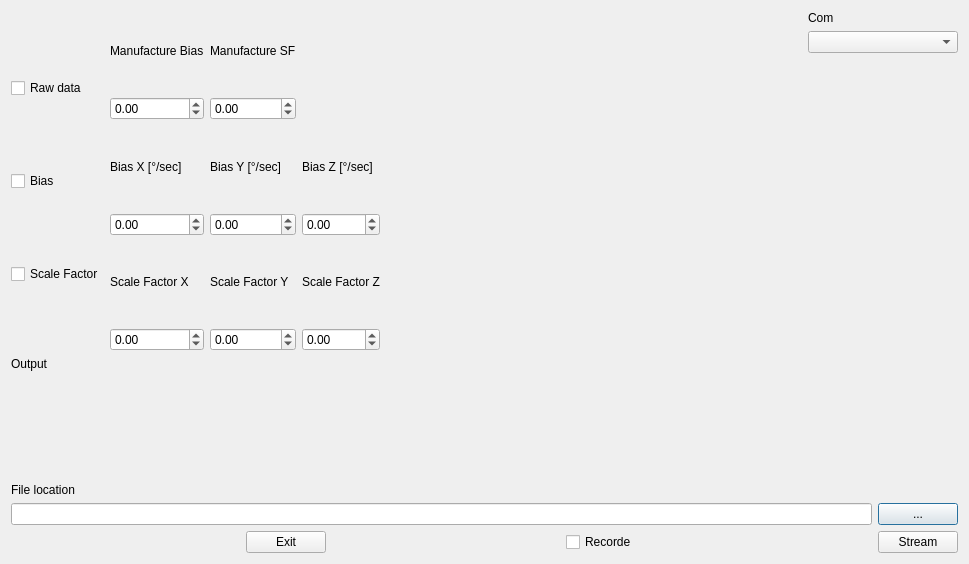
<?xml version="1.0" encoding="UTF-8"?>
<ui version="4.0">
 <class>Dialog</class>
 <widget class="QDialog" name="Dialog">
  <property name="geometry">
   <rect>
    <x>0</x>
    <y>0</y>
    <width>969</width>
    <height>564</height>
   </rect>
  </property>
  <property name="windowTitle">
   <string>Main</string>
  </property>
  <layout class="QGridLayout" name="gridLayout">
   <item row="2" column="0">
    <layout class="QGridLayout" name="gridLayout_2">
     <item row="1" column="1">
      <widget class="QPushButton" name="qtBBrowse">
       <property name="text">
        <string>...</string>
       </property>
      </widget>
     </item>
     <item row="1" column="0">
      <widget class="QLineEdit" name="qtBrowse"/>
     </item>
     <item row="0" column="0">
      <widget class="QLabel" name="label">
       <property name="text">
        <string>File location</string>
       </property>
       <property name="buddy">
        <cstring>qtBrowse</cstring>
       </property>
      </widget>
     </item>
    </layout>
   </item>
   <item row="1" column="0">
    <layout class="QVBoxLayout" name="verticalLayout_2">
     <item>
      <widget class="QLabel" name="qtLGraph">
       <property name="text">
        <string>Output</string>
       </property>
      </widget>
     </item>
     <item>
      <widget class="QWidget" name="widget" native="true">
       <property name="minimumSize">
        <size>
         <width>0</width>
         <height>100</height>
        </size>
       </property>
      </widget>
     </item>
    </layout>
   </item>
   <item row="0" column="0">
    <layout class="QHBoxLayout" name="horizontalLayout_2">
     <property name="sizeConstraint">
      <enum>QLayout::SetMaximumSize</enum>
     </property>
     <item>
      <layout class="QVBoxLayout" name="verticalLayout_3">
       <item>
        <widget class="QCheckBox" name="qtCRawData">
         <property name="text">
          <string>Raw data</string>
         </property>
        </widget>
       </item>
       <item>
        <widget class="QCheckBox" name="qtCBias">
         <property name="text">
          <string>Bias</string>
         </property>
        </widget>
       </item>
       <item>
        <widget class="QCheckBox" name="qtCSF">
         <property name="text">
          <string>Scale Factor</string>
         </property>
        </widget>
       </item>
      </layout>
     </item>
     <item>
      <layout class="QGridLayout" name="qtGBiasSF">
       <item row="0" column="1">
        <widget class="QLabel" name="label_3">
         <property name="text">
          <string>Manufacture SF</string>
         </property>
         <property name="buddy">
          <cstring>qtSGyroSF</cstring>
         </property>
        </widget>
       </item>
       <item row="5" column="0">
        <widget class="QDoubleSpinBox" name="qtSSFX">
         <property name="minimum">
          <double>-99.989999999999995</double>
         </property>
        </widget>
       </item>
       <item row="4" column="2">
        <widget class="QLabel" name="qtLSFZ">
         <property name="text">
          <string>Scale Factor Z</string>
         </property>
         <property name="buddy">
          <cstring>qtSSFZ</cstring>
         </property>
        </widget>
       </item>
       <item row="3" column="2">
        <widget class="QDoubleSpinBox" name="qtSBiasZ">
         <property name="minimum">
          <double>-99.989999999999995</double>
         </property>
        </widget>
       </item>
       <item row="3" column="0">
        <widget class="QDoubleSpinBox" name="qtSBiasX">
         <property name="minimum">
          <double>-99.989999999999995</double>
         </property>
        </widget>
       </item>
       <item row="1" column="0">
        <widget class="QDoubleSpinBox" name="qtSGyroBias">
         <property name="minimum">
          <double>-99.989999999999995</double>
         </property>
        </widget>
       </item>
       <item row="4" column="0">
        <widget class="QLabel" name="qtLSFX">
         <property name="text">
          <string>Scale Factor X</string>
         </property>
         <property name="buddy">
          <cstring>qtSSFX</cstring>
         </property>
        </widget>
       </item>
       <item row="5" column="2">
        <widget class="QDoubleSpinBox" name="qtSSFZ">
         <property name="minimum">
          <double>-99.989999999999995</double>
         </property>
        </widget>
       </item>
       <item row="2" column="1">
        <widget class="QLabel" name="qtLBiasY">
         <property name="text">
          <string>Bias Y [°/sec]</string>
         </property>
         <property name="buddy">
          <cstring>qtSBiasY</cstring>
         </property>
        </widget>
       </item>
       <item row="4" column="1">
        <widget class="QLabel" name="qtLSFY">
         <property name="text">
          <string>Scale Factor Y</string>
         </property>
         <property name="buddy">
          <cstring>qtSSFY</cstring>
         </property>
        </widget>
       </item>
       <item row="2" column="0">
        <widget class="QLabel" name="qtLBiasX">
         <property name="text">
          <string>Bias X [°/sec]</string>
         </property>
         <property name="buddy">
          <cstring>qtSBiasX</cstring>
         </property>
        </widget>
       </item>
       <item row="3" column="1">
        <widget class="QDoubleSpinBox" name="qtSBiasY">
         <property name="minimum">
          <double>-99.989999999999995</double>
         </property>
        </widget>
       </item>
       <item row="5" column="1">
        <widget class="QDoubleSpinBox" name="qtSSFY">
         <property name="minimum">
          <double>-99.989999999999995</double>
         </property>
        </widget>
       </item>
       <item row="2" column="2">
        <widget class="QLabel" name="qtLBiasZ">
         <property name="text">
          <string>Bias Z [°/sec]</string>
         </property>
         <property name="buddy">
          <cstring>qtSBiasZ</cstring>
         </property>
        </widget>
       </item>
       <item row="0" column="0">
        <widget class="QLabel" name="label_2">
         <property name="text">
          <string>Manufacture Bias</string>
         </property>
         <property name="buddy">
          <cstring>qtSGyroBias</cstring>
         </property>
        </widget>
       </item>
       <item row="1" column="1">
        <widget class="QDoubleSpinBox" name="qtSGyroSF">
         <property name="minimum">
          <double>-99.989999999999995</double>
         </property>
        </widget>
       </item>
       <item row="4" column="3">
        <spacer name="horizontalSpacer">
         <property name="orientation">
          <enum>Qt::Horizontal</enum>
         </property>
         <property name="sizeHint" stdset="0">
          <size>
           <width>328</width>
           <height>20</height>
          </size>
         </property>
        </spacer>
       </item>
      </layout>
     </item>
     <item>
      <layout class="QVBoxLayout" name="qtVLCom">
       <item>
        <widget class="QLabel" name="qtComPortsLabel">
         <property name="text">
          <string>Com</string>
         </property>
         <property name="buddy">
          <cstring>qtComPorts</cstring>
         </property>
        </widget>
       </item>
       <item>
        <widget class="QComboBox" name="qtComPorts">
         <property name="minimumSize">
          <size>
           <width>150</width>
           <height>0</height>
          </size>
         </property>
         <property name="currentIndex">
          <number>-1</number>
         </property>
        </widget>
       </item>
       <item>
        <spacer name="verticalSpacer">
         <property name="orientation">
          <enum>Qt::Vertical</enum>
         </property>
         <property name="sizeHint" stdset="0">
          <size>
           <width>20</width>
           <height>40</height>
          </size>
         </property>
        </spacer>
       </item>
      </layout>
     </item>
    </layout>
   </item>
   <item row="3" column="0">
    <layout class="QHBoxLayout" name="horizontalLayout">
     <item>
      <spacer name="horizontalSpacer_5">
       <property name="orientation">
        <enum>Qt::Horizontal</enum>
       </property>
       <property name="sizeHint" stdset="0">
        <size>
         <width>40</width>
         <height>20</height>
        </size>
       </property>
      </spacer>
     </item>
     <item>
      <widget class="QPushButton" name="qtBExit">
       <property name="text">
        <string>Exit</string>
       </property>
      </widget>
     </item>
     <item>
      <spacer name="horizontalSpacer_4">
       <property name="orientation">
        <enum>Qt::Horizontal</enum>
       </property>
       <property name="sizeHint" stdset="0">
        <size>
         <width>40</width>
         <height>20</height>
        </size>
       </property>
      </spacer>
     </item>
     <item>
      <widget class="QCheckBox" name="qtCRecorde">
       <property name="text">
        <string>Recorde</string>
       </property>
      </widget>
     </item>
     <item>
      <spacer name="horizontalSpacer_3">
       <property name="orientation">
        <enum>Qt::Horizontal</enum>
       </property>
       <property name="sizeHint" stdset="0">
        <size>
         <width>40</width>
         <height>20</height>
        </size>
       </property>
      </spacer>
     </item>
     <item>
      <widget class="QPushButton" name="qtBStream">
       <property name="text">
        <string>Stream</string>
       </property>
      </widget>
     </item>
    </layout>
   </item>
  </layout>
 </widget>
 <tabstops>
  <tabstop>qtCRawData</tabstop>
  <tabstop>qtCBias</tabstop>
  <tabstop>qtCSF</tabstop>
  <tabstop>qtSBiasX</tabstop>
  <tabstop>qtSBiasY</tabstop>
  <tabstop>qtSBiasZ</tabstop>
  <tabstop>qtSSFX</tabstop>
  <tabstop>qtSSFY</tabstop>
  <tabstop>qtSSFZ</tabstop>
  <tabstop>qtBrowse</tabstop>
  <tabstop>qtBBrowse</tabstop>
  <tabstop>qtComPorts</tabstop>
  <tabstop>qtBStream</tabstop>
  <tabstop>qtCRecorde</tabstop>
  <tabstop>qtBExit</tabstop>
 </tabstops>
 <resources/>
 <connections>
  <connection>
   <sender>qtBExit</sender>
   <signal>clicked()</signal>
   <receiver>Dialog</receiver>
   <slot>close()</slot>
   <hints>
    <hint type="sourcelabel">
     <x>320</x>
     <y>553</y>
    </hint>
    <hint type="destinationlabel">
     <x>119</x>
     <y>455</y>
    </hint>
   </hints>
  </connection>
  <connection>
   <sender>qtBStream</sender>
   <signal>objectNameChanged(QString)</signal>
   <receiver>qtBrowse</receiver>
   <slot>setText(QString)</slot>
   <hints>
    <hint type="sourcelabel">
     <x>958</x>
     <y>553</y>
    </hint>
    <hint type="destinationlabel">
     <x>770</x>
     <y>515</y>
    </hint>
   </hints>
  </connection>
 </connections>
</ui>
